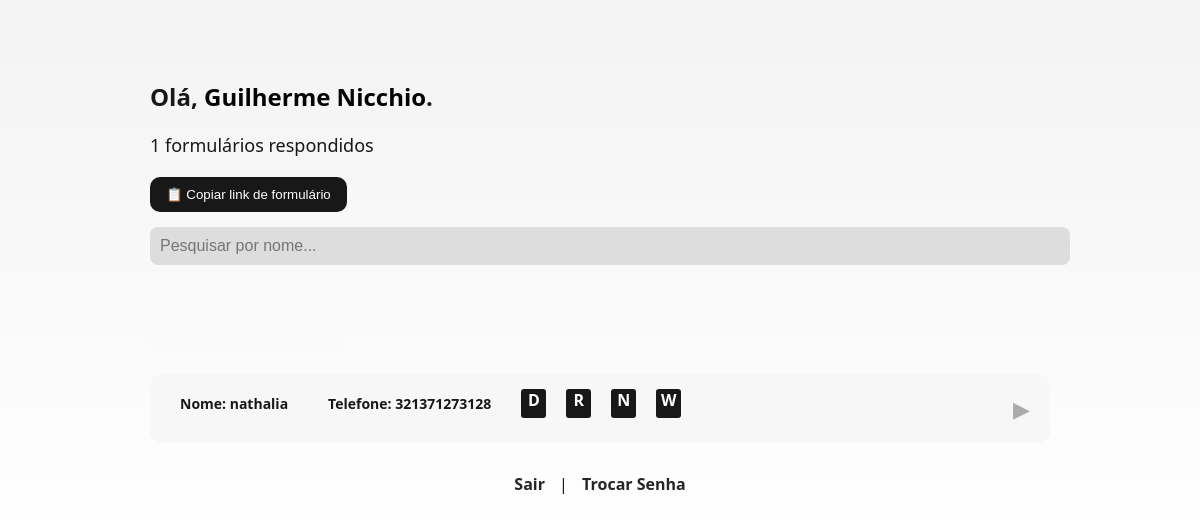
The app's page /dashboard (signed in) with its own data.
### tables this page shows
CREATE TABLE usuarios (
                        id INTEGER PRIMARY KEY AUTOINCREMENT,
                        email TEXT UNIQUE NOT NULL,
                        nome TEXT NOT NULL,
                        senha TEXT NOT NULL,
                        telefone TEXT NOT NULL,
                        tipo TEXT DEFAULT 'normal',
                        ativo INTEGER DEFAULT 1,
                        data_expiracao TEXT
                  );

CREATE TABLE respostas (
            id INTEGER PRIMARY KEY AUTOINCREMENT,
            formulario_id TEXT,
            nome TEXT,
            telefone TEXT,
            data_envio TIMESTAMP DEFAULT CURRENT_TIMESTAMP,
            respostas_json TEXT,
            OxD TEXT,
            SxR TEXT,
            PxN TEXT,
            WxT TEXT,
            Hidratacao TEXT,      
            FOREIGN KEY(formulario_id) REFERENCES formularios(id)
        );

### app/routes/dashboard.py (the view)
    @app.route('/dashboard')
    def dashboard():
        if 'user_id' not in session:
            return redirect('/login')
        nome = session.get('nome')
        email = session.get('email')
        query = """
            SELECT u.id, u.email, u.nome, u.tipo, u.ativo, u.data_expiracao, COUNT(r.id)
            FROM usuarios u
            LEFT JOIN formularios f ON f.user_id = u.id
            LEFT JOIN respostas r ON r.formulario_id = f.id
            WHERE u.email=?
            GROUP BY u.id
        """
        with sqlite3.connect('db.sqlite3') as conn:
            info = conn.execute(query, (email,)).fetchall()
            formularios = conn.execute("SELECT id FROM formularios WHERE user_id=?", (session['user_id'],)).fetchall()
            respostas = []
            for f in formularios:
                r = conn.execute("SELECT * FROM respostas WHERE formulario_id=?", (f[0],)).fetchall()
                for row in r:
                    try:
                        resposta_json = json.loads(row[5]) if row[5] else {}
                    except Exception as e:
                        print("Erro ao carregar JSON:", e)
                        resposta_json = {}
                    respostas.append({
                        "nome": row[2],
                        "telefone": row[3],
                        "data":row[4],
                        "OxD": row[6],
                        "SxR": row[7],
                        "PxN": row[8],
                        "WxT": row[9],
                        "hidratacao": row[10],
                        "respostas_json": resposta_json
                    })
        qntResposta = info[0][6] if info else 0
        return render_template('dashboard.html', respostas=respostas, nome=nome, qntResposta=qntResposta)

### app/templates/dashboard.html (shortened to what this page needs)
<!DOCTYPE html>
<html lang="pt-BR">
<head>
  <link rel="stylesheet" href="{{ url_for('static', filename='dashboard.css') }}">
</head>
<body>
  <div class="container">
    <h2>Olá, <span>{{ nome }}</span>.</h2>
    <div class="detalhes">
      <div id="questionariosRespondidos">
        <p>{{ qntResposta }} formulários respondidos</p>
      </div>
    </div>
    <button id="btnCopiarLink" class="copy-button">📋 Copiar link de formulário</button>
    <input type="text" id="pesquisaNome" placeholder="Pesquisar por nome..." class="input-pesquisa" />
    <h3>Respostas recebidas:</h3>
    <div id="listaRespostas">
      {% if respostas %}
        {% for r in respostas %}
          <div class="resposta-card" data-nome="{{ r.nome | lower }}">
            <div class="card-header">
              <div class="tipoPeleBox">
                <div class="tipoPele2">Nome: {{ r.nome }}</div>
                <div class="tipoPele2">Telefone: {{ r.telefone }}</div>
                <div class="typeChar">{{ r.OxD }}</div>
                <div class="typeChar">{{ r.SxR }}</div>
                <div class="typeChar">{{ r.PxN }}</div>
                <div class="typeChar">{{ r.WxT }}</div>
              </div>
              <div class="seta">&#9654;</div>
            </div>
          </div>
        {% endfor %}
      {% else %}
        <p>Nenhuma resposta ainda.</p>
      {% endif %}
    </div>
    <div class="links">
      <a href="/logout">Sair</a> |
      <a href="/trocar-senha">Trocar Senha</a>
    </div>
  </div>
</body>
</html>

### app/static/dashboard.css (style rules this page uses)
body { margin: 0; padding: 0; background: linear-gradient(to bottom, #f3f3f3, #ffffff); color: #181818; font-family: 'Segoe UI', sans-serif; }
.container { max-width: 900px; margin: 30px auto; padding: 30px; border-radius: 16px; }
h2 span { color: #050505; }
h3 { margin-top: 40px; color: #f9f9f9; }
.detalhes { margin-bottom: 20px; font-size: 18px; }
.copy-button { background-color: #181818; color: rgb(255, 255, 255); padding: 10px 16px; border: none; border-radius: 10px; cursor: pointer; margin-bottom: 15px; transition: background 0.3s; }
.input-pesquisa { width: 100%; padding: 10px; border-radius: 8px; border: none; margin-bottom: 25px; font-size: 16px; background-color: #dddddd; color: white; }
.resposta-card { background-color: #f7f7f7; border-radius: 12px; padding: 15px 20px; margin-bottom: 20px; transition: transform 0.2s ease; }
.card-header { display: flex; justify-content: space-between; align-items: center; }
.tipoPeleBox { display: flex; flex-wrap: wrap; gap: 10px 20px; margin-bottom: 10px; }
.tipoPeleBox .typeChar { color: #fff; background-color: #181818; border-radius: 3px; width: 25px; font-weight: bold; align-items: center; text-align: center; }
.tipoPele, .tipoPele2 { font-weight: bold; padding: 5px 10px; border-radius: 8px; font-size: 14px; }
.seta { font-size: 22px; color: #aaa; }
.links { margin-top: 30px; text-align: center; }
.links a { color: #252525; text-decoration: none; margin: 0 10px; font-weight: bold; transition: color 0.3s; }

### records on screen
usuarios: nome "Guilherme Nicchio"
respostas: nome "nathalia", telefone "321371273128", OxD "D", SxR "R", PxN "N", WxT "W"

### other values on screen
{{ qntResposta }} "1"
